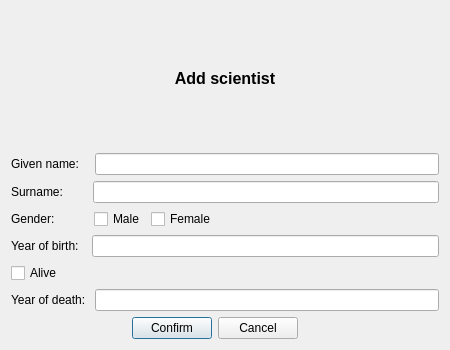
<?xml version="1.0" encoding="UTF-8"?>
<ui version="4.0">
 <class>DialogAddSci</class>
 <widget class="QDialog" name="DialogAddSci">
  <property name="geometry">
   <rect>
    <x>0</x>
    <y>0</y>
    <width>450</width>
    <height>350</height>
   </rect>
  </property>
  <property name="windowTitle">
   <string>Dialog</string>
  </property>
  <layout class="QVBoxLayout" name="verticalLayout">
   <item>
    <widget class="QLabel" name="label_addSci">
     <property name="font">
      <font>
       <family>Arial</family>
      </font>
     </property>
     <property name="text">
      <string>&lt;html&gt;&lt;head/&gt;&lt;body&gt;&lt;p&gt;&lt;span style=&quot; font-size:12pt; font-weight:600;&quot;&gt;Add scientist&lt;/span&gt;&lt;/p&gt;&lt;/body&gt;&lt;/html&gt;</string>
     </property>
     <property name="textFormat">
      <enum>Qt::RichText</enum>
     </property>
     <property name="alignment">
      <set>Qt::AlignCenter</set>
     </property>
    </widget>
   </item>
   <item>
    <layout class="QHBoxLayout" name="horizontalLayout">
     <item>
      <widget class="QLabel" name="label_addGivenName">
       <property name="text">
        <string>Given name:   </string>
       </property>
      </widget>
     </item>
     <item>
      <widget class="QLineEdit" name="lineEdit_addGivenName"/>
     </item>
    </layout>
   </item>
   <item>
    <layout class="QHBoxLayout" name="horizontalLayout_2">
     <item>
      <widget class="QLabel" name="label_addSurname">
       <property name="text">
        <string>Surname:       </string>
       </property>
      </widget>
     </item>
     <item>
      <widget class="QLineEdit" name="lineEdit_addSurname"/>
     </item>
    </layout>
   </item>
   <item>
    <layout class="QHBoxLayout" name="horizontalLayout_3">
     <item>
      <widget class="QLabel" name="label_selectGender">
       <property name="text">
        <string>Gender:          </string>
       </property>
      </widget>
     </item>
     <item>
      <widget class="QCheckBox" name="checkBox_male">
       <property name="text">
        <string>Male</string>
       </property>
      </widget>
     </item>
     <item>
      <widget class="QCheckBox" name="checkBox_female">
       <property name="text">
        <string>Female</string>
       </property>
      </widget>
     </item>
     <item>
      <spacer name="horizontalSpacer">
       <property name="orientation">
        <enum>Qt::Horizontal</enum>
       </property>
       <property name="sizeHint" stdset="0">
        <size>
         <width>40</width>
         <height>20</height>
        </size>
       </property>
      </spacer>
     </item>
    </layout>
   </item>
   <item>
    <layout class="QHBoxLayout" name="horizontalLayout_4">
     <item>
      <widget class="QLabel" name="label_birthYear">
       <property name="text">
        <string>Year of birth:  </string>
       </property>
      </widget>
     </item>
     <item>
      <widget class="QLineEdit" name="lineEdit_addBirthYear"/>
     </item>
    </layout>
   </item>
   <item>
    <widget class="QCheckBox" name="checkBox_alive">
     <property name="text">
      <string>Alive</string>
     </property>
    </widget>
   </item>
   <item>
    <layout class="QHBoxLayout" name="horizontalLayout_5">
     <item>
      <widget class="QLabel" name="label_deathYear">
       <property name="text">
        <string>Year of death: </string>
       </property>
      </widget>
     </item>
     <item>
      <widget class="QLineEdit" name="lineEdit_addDeathYear">
       <property name="enabled">
        <bool>true</bool>
       </property>
      </widget>
     </item>
    </layout>
   </item>
   <item>
    <layout class="QHBoxLayout" name="horizontalLayout_6">
     <item>
      <spacer name="horizontalSpacer_2">
       <property name="orientation">
        <enum>Qt::Horizontal</enum>
       </property>
       <property name="sizeHint" stdset="0">
        <size>
         <width>128</width>
         <height>20</height>
        </size>
       </property>
      </spacer>
     </item>
     <item>
      <widget class="QPushButton" name="confirmAddButton">
       <property name="text">
        <string>Confirm</string>
       </property>
      </widget>
     </item>
     <item>
      <widget class="QPushButton" name="pushButton_cancelAdd">
       <property name="text">
        <string>Cancel</string>
       </property>
      </widget>
     </item>
     <item>
      <spacer name="horizontalSpacer_3">
       <property name="orientation">
        <enum>Qt::Horizontal</enum>
       </property>
       <property name="sizeHint" stdset="0">
        <size>
         <width>148</width>
         <height>20</height>
        </size>
       </property>
      </spacer>
     </item>
    </layout>
   </item>
  </layout>
  <zorder>checkBox_alive</zorder>
  <zorder>label_addSci</zorder>
 </widget>
 <resources/>
 <connections/>
</ui>
